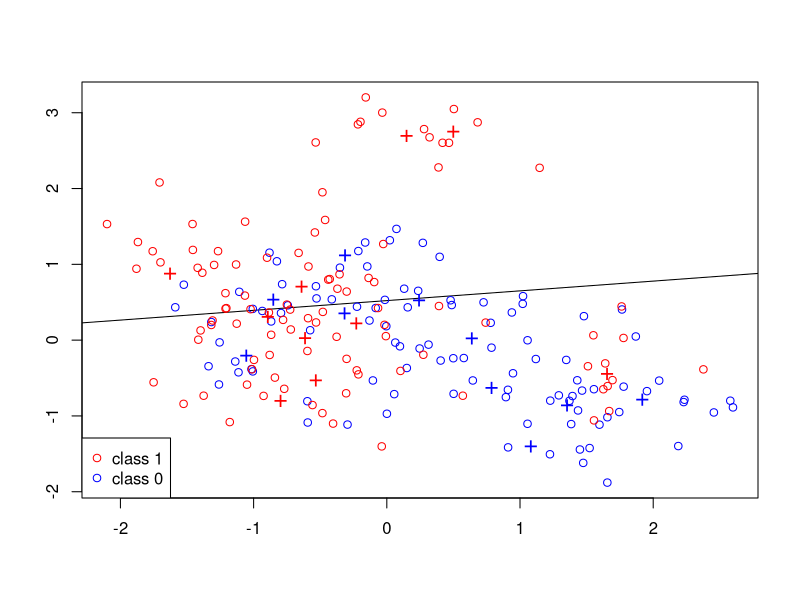

Generate this figure with R:
## ---- chunk 1
knitr::opts_chunk$set(echo = TRUE)
## ---- chunk 2
library(class)
library(ggplot2)
set.seed(3402)

## ---- chunk 3
# nc  : number of cluster centers
# sdc : standard deviation for generating the cluster centers
# p: dimension 
generateCenters = function(nc, sdc,p) {

#Centers normally distributed with mean  (1,0)
m1 = matrix(rnorm(csize*p), csize, p)*sigma + cbind( rep(1,csize), rep(0,csize));

#Centers normally distributed with mean  (0,1)
m0 = matrix(rnorm(csize*p), csize, p)*sigma + cbind( rep(0,csize), rep(1,csize));

  return(list("center0" = m0,
              "center1" = m1))
} 
## ---- chunk 4
#Function to generate data
generateData = function(centers, ntr, nte, s, csize) {

# Randomly allocate the n samples for class 1 to the 10 clusters
id1 = sample(1:csize, ntr, replace = TRUE);

# Randomly allocate the n samples for class 1 to the 10 clusters
id0 = sample(1:csize, ntr, replace = TRUE);  

m0 = centers$center0
m1 = centers$center1

#Generate training set
X_train = matrix(rnorm(2*ntr*p), 2*ntr, p)*s + rbind(m1[id1,], m0[id0,])
Y_train = (c(rep(1,ntr), rep(0,ntr)))


train_set = data.frame(X1 = X_train[,1], X2 = X_train[,2], Y = Y_train)

#Generate test set
id1 = sample(1:csize, nte, replace=TRUE);
id0 = sample(1:csize, nte, replace=TRUE); 
X_test = matrix(rnorm(2*nte*p), 2*nte, p)*s +   rbind(m1[id1,], m0[id0,])
Ytest = (c(rep(1,nte), rep(0,nte)))

test_set = data.frame(X1 = X_test[,1], X2 = X_test[,2], Y = Ytest)


return(list("train" = train_set,
              "test" = test_set))
}
## ---- chunk 5
eval_performance  = function(model, data) {

  #Calculate train error
  train_pred = as.integer(model$fitted.values > 0.5)
  train_error = mean(train_pred != data$train$Y )
  
  #Calculate test error
  test_pred = predict(model, newdata = data.frame(data$test[-3])) >0.5
  test_error = mean(test_pred != data$test$Y )
  
  return(list("train_error" = train_error,
              "test_error" = test_error))
}
  
## ---- chunk 6
find_best_k = function(data, max_K, foldNum)
{
  dataSet = data$train[, c("X1", "X2", "Y")]  ## 200-by-3 training data
  dataSet$Y = as.factor(dataSet$Y)
  foldSize = floor(nrow(dataSet)/foldNum)  
  for(K in 1:max_K)
  {
   error = 0
   min_error = 1
   min_k = 0
   for(runId in 1:foldNum){
     testSetIndex = ((runId-1)*foldSize + 1):(ifelse(runId == foldNum, nrow(dataSet), runId*foldSize))
     trainX = dataSet[-testSetIndex, c('X1', 'X2')]
     trainY = as.factor(dataSet[-testSetIndex, ]$Y)
     testX = dataSet[testSetIndex, c('X1' , 'X2')]
     testY = as.factor(dataSet[testSetIndex, ]$Y)
     predictY = knn(trainX, testX, trainY, K)
     error = error + sum(predictY != testY) 
   }
   error = error / nrow(dataSet)
   
   #Check and store the minimum error and corresponding K
   if(error< min_error)
   {
     min_error = error
     min_k = K
   }
  }
  
  return(list("min_error" = min_error,
               "best_k" = min_k))
  
}
## ---- chunk 7
#Generate centers
p = 2;          #dimension    
sigma = 1;      # sd for generating the centers 
csize = 10;       # number of centers
centers = generateCenters(csize,sigma,p)

#Generate data
ntr = 100 #no of training data
nte = 5000 #no of test data
s = sqrt(sigma/5);  # sd for generating x. 
num_sim = 1 #No. of simulations


#Repeat simulation num_sim times
for (i in 1:num_sim)  
{  
  data = generateData(centers,ntr,nte,s,csize)
  
  #----------------------------------------------------------------------------------- 
  #Run linear regression 
  model_linear = lm(formula = Y ~ X1 + X2, data = data$train)
  error_linear = eval_performance(model_linear,data)

  #----------------------------------------------------------------------------------- 
  #Run quadratic regression 
  model_quadratic = lm(formula = Y ~ X1 + X2 + I(X1 * X2) + I(X1^2) + I(X2^2), data = data$train)
  error_quadratic = eval_performance(model_quadratic,data)
 
  #----------------------------------------------------------------------------------- 
  #KNN classification: find best k
  max_K = 10
  foldNum = 10
  result= find_best_k(data,max_K,foldNum)
  
  #KNN Training error
  trainX = data$train[,c('X1','X2')]
  trainY = as.factor(data$train[,'Y'])
  predictY = knn(trainX, trainX, trainY, result$best_k)
  knn_train_error = mean(predictY != trainY )
  
  #KNN Test error
  trainX = data$train[,c('X1','X2')]
  testX = data$test[,c('X1','X2')]
  trainY = as.factor(data$train[,'Y'])
  testY = as.factor(data$test[,'Y'])

  predictY = knn(trainX, testX, trainY, result$best_k)
  knn_test_error = mean(predictY != testY)
  
  #----------------------------------------------------------------------------------- 
  #Bayes rule
  
  
  
}

## ---- chunk 8
n= ntr
traindata = data$train
m0 = centers$center0
m1 = centers$center1

plot(traindata[, 1], traindata[, 2], type = "n", xlab = "", ylab = "")
abline(model_linear)
points(traindata[1:n, 1], traindata[1:n, 2], col = "blue");
points(traindata[(n+1):(2*n), 1], traindata[(n+1):(2*n), 2], col="red"); 

points(m1[1:csize, 1], m1[1:csize, 2], pch="+", cex=1.5, col="blue");    
points(m0[1:csize, 1], m0[1:csize, 2], pch="+", cex=1.5, col="red");   

legend("bottomleft", pch = c(1,1), col = c("red", "blue"), 
       legend = c("class 1", "class 0"))
